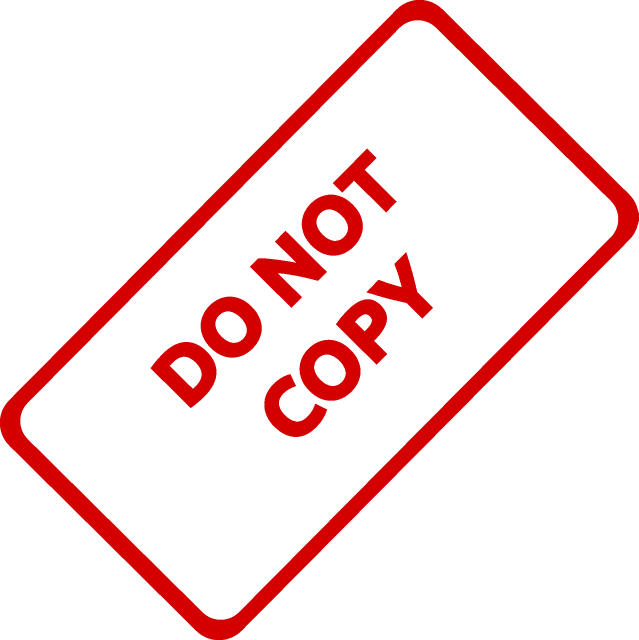
#> input picture data/watermark_no_copy.png, 1277 x 1280 px (shown at 1/2 size)
$ jupyter execute --allow-errors 06_image_processing_basic.ipynb
#> lines starting #> are read from the running program, lines starting #| are printed output that depends on the picture; after the words box and inside, x2 and y2 are one past the last pixel; in counts of white or black regions, pixels touching at a corner belong together
[cell 1]
import cv2
import matplotlib.pyplot as plt

[cell 2]
img1 = cv2.imread('./data/lenin-estrada-OI1ToozsKBw-unsplash.jpg')
#> (the rest of this cell did not finish here and is left out)

[cell 3]
img2 = cv2.imread('./data/watermark_no_copy.png')
#> img2 is the input picture: shape (1280, 1277, 3); mean B, G, R 226.7, 226.7, 250.2
img2 = cv2.cvtColor(img2, cv2.COLOR_BGR2RGB)

plt.imshow(img2);

#> (a cell that did not finish here is left out)

#> (a cell that did not finish here is left out)

#> (a cell that did not finish here is left out)

[cell 7]
img2 = cv2.resize(img2, (1000, 1000))
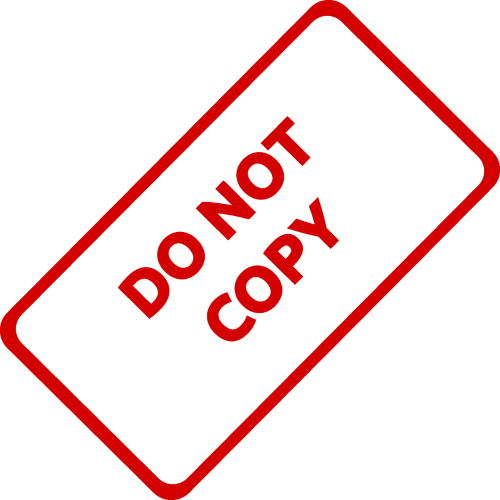
#> img2: shape (1000, 1000, 3) (shown at 1/2 size); mean R, G, B 250.2, 226.7, 226.7
plt.imshow(img2)

[cell 8]
large_img = img1
small_img = img2

x_offset = 0
y_offset = 0

[cell 9]
x_end = x_offset + small_img.shape[1]
#> x_end = 1000
y_end = y_offset + small_img.shape[0]
#> y_end = 1000

#> (the rest of this cell did not finish here and is left out)

#> (a cell that did not finish here is left out)

[cell 11]
img1 = cv2.imread('./data/lenin-estrada-OI1ToozsKBw-unsplash.jpg')
#> (the rest of this cell did not finish here and is left out)

#> (a cell that did not finish here is left out)

#> (a cell that did not finish here is left out)

[cell 14]
img2_gray = cv2.cvtColor(img2, cv2.COLOR_RGB2GRAY)
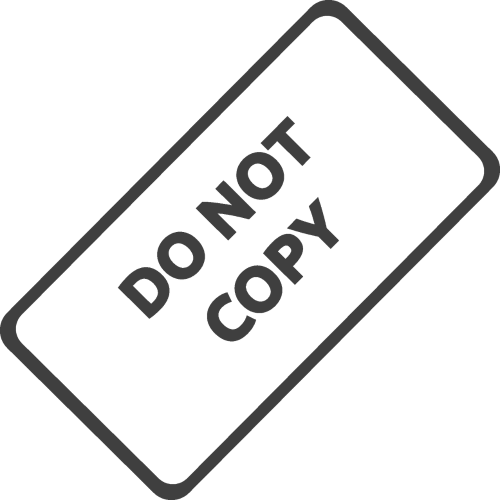
#> img2_gray: shape (1000, 1000) (shown at 1/2 size); min 60, max 255, mean 233.7
plt.imshow(img2_gray, cmap='gray');

[cell 15]
mask_inv = cv2.bitwise_not(img2_gray)
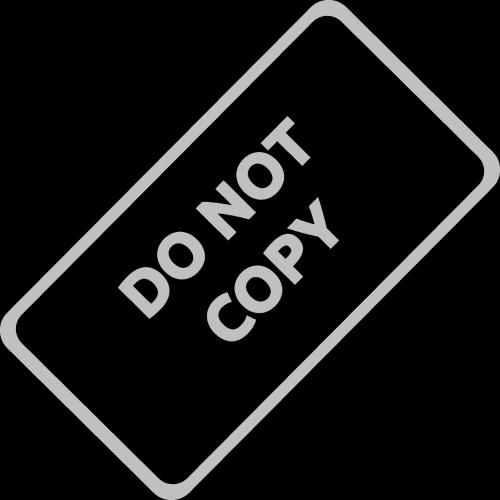
#> mask_inv: shape (1000, 1000) (shown at 1/2 size); min 0, max 195, mean 21.3
plt.imshow(mask_inv, cmap='gray');

[cell 16]
mask_inv.shape
#> Out = (1000, 1000)

[cell 17]
fg = cv2.bitwise_or(img2, img2, mask=mask_inv)
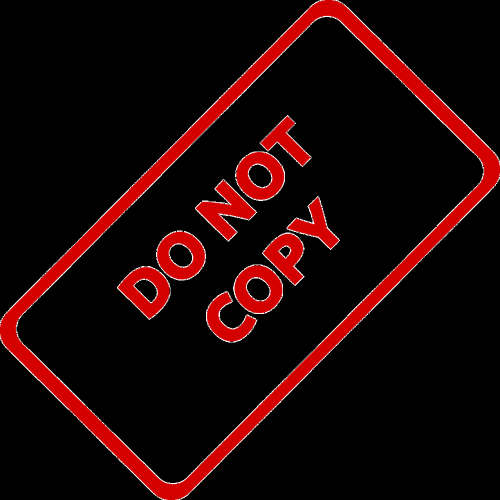
#> fg: shape (1000, 1000, 3) (shown at 1/2 size); mean R, G, B 27.8, 4.3, 4.3
plt.imshow(fg)

#> (a cell that did not finish here is left out)

#> (a cell that did not finish here is left out)

#> (a cell that did not finish here is left out)

[cell 21]
src = cv2.imread('./data/airplane.bmp', cv2.IMREAD_COLOR)
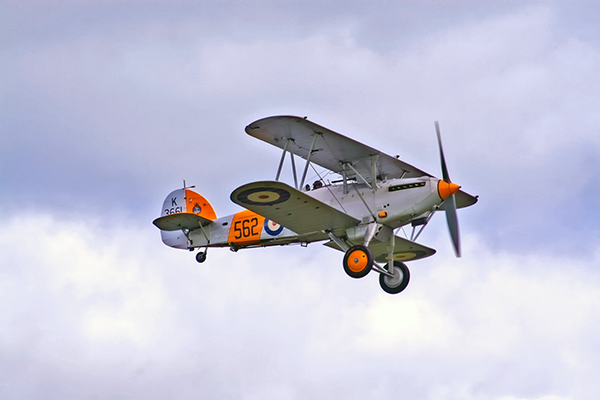
#> input picture data/airplane.bmp, 600 x 400 px
#> src is the input picture: shape (400, 600, 3); mean B, G, R 217.1, 197.6, 196.8
plt.imshow(src);

[cell 22]
mask = cv2.imread('./data/mask_plane.bmp', cv2.IMREAD_GRAYSCALE)
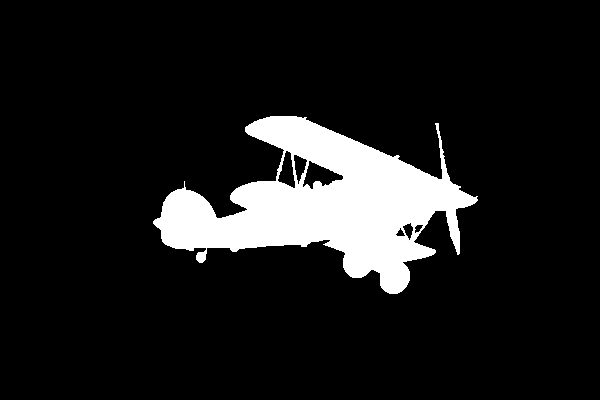
#> input picture data/mask_plane.bmp, 600 x 400 px
#> mask: shape (400, 600); 10.8% white; 1 white region, box (x1, y1, x2, y2) and area: (153, 116, 478, 294) 25896
plt.imshow(mask, cmap='gray')

[cell 23]
dst = cv2.imread('./data/field.bmp', cv2.IMREAD_COLOR)
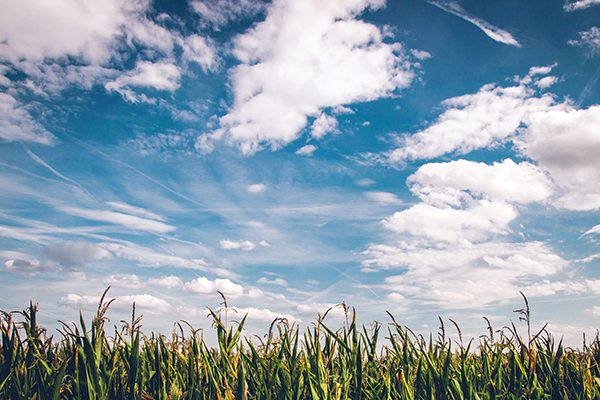
#> input picture data/field.bmp, 600 x 400 px
#> dst is the input picture: shape (400, 600, 3); mean B, G, R 173.2, 160.3, 141.8
plt.imshow(dst);

[cell 24]
plt.imshow(cv2.copyTo(src, mask, dst));
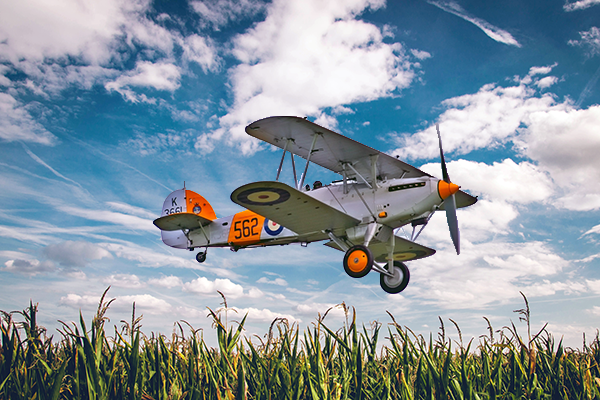
#> dst: shape (400, 600, 3); 10.79% of pixels changed, all inside (x1, y1, x2, y2) = (153, 116, 478, 294)
